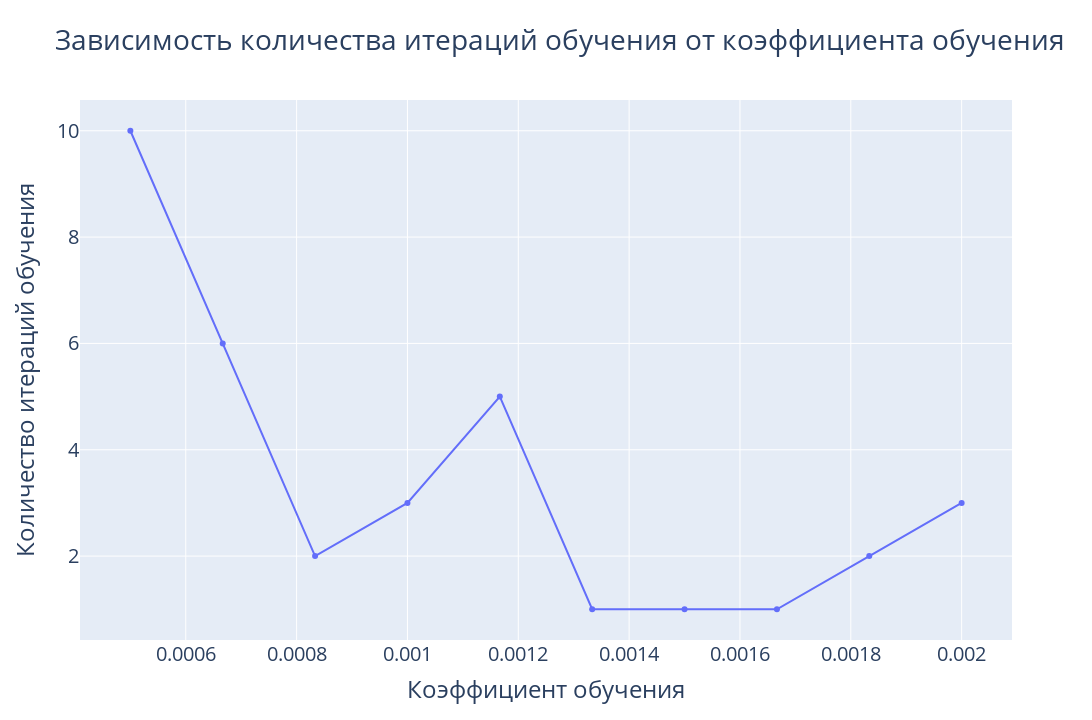

Source (notebook cell):
### Markdown cell above
## Relation between learning rate and epochs

### Code cell
alphas = np.linspace(0.0005, 0.002, endpoint=True, num=10)
epochs_amount: list[int] = []
for alpha in alphas:
    dl = LRNN(n, p, alpha)
    dl.train(train, 15000, learn_by_loss=True, max_loss=2500)
    epochs_amount.append(dl.epoch)
fig = go.Figure()
fig.add_trace(go.Scatter(x=alphas, y=epochs_amount, mode='lines+markers'))
fig.update_layout(title='Зависимость количества итераций обучения от коэффициента обучения',
                  xaxis_title='Коэффициент обучения',
                  yaxis_title='Количество итераций обучения',
                  height=720, width=1280,
                  font=dict(size=20))
fig.show()

### Figure 1 — Plotly figure (JSON) as saved in the notebook; plotly's stock layout.template omitted (floating-point values rounded to 4 significant figures)
{"data": [{"mode": "lines+markers", "type": "scatter", "x": [0.0005, 0.0006667, 0.0008333, 0.001, 0.001167, 0.001333, 0.0015, 0.001667, 0.001833, 0.002], "y": [10, 6, 2, 3, 5, 1, 1, 1, 2, 3]}], "layout": {"font": {"size": 20}, "height": 720, "title": {"text": "Зависимость количества итераций обучения от коэффициента обучения"}, "width": 1280, "xaxis": {"title": {"text": "Коэффициент обучения"}}, "yaxis": {"title": {"text": "Количество итераций обучения"}}}}
